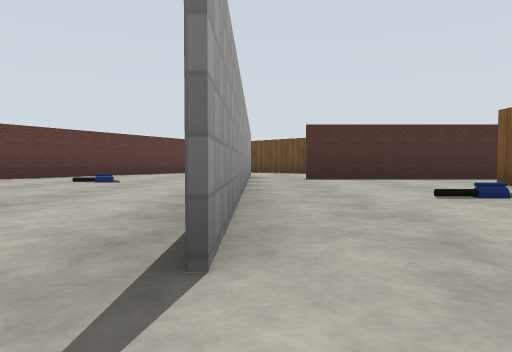
[1] (above)

19 first-person views from a walk through a robot-simulator world made for Gazebo. The camera is 0.72 m above the floor, tilts 2° down and sees 70° across. The floor is counted in squares, 2.5 m on a side. Each view is taken from the middle of a square. On the plan, view 1 faces up. The plan holds only what a view shows up to about 9 squares ahead; the rest is blank. The place goes on beyond the plan. Gazebo's built-in surfaces are drawn with simple patterns. Some stock models are drawn as simple stand-ins.

[2]
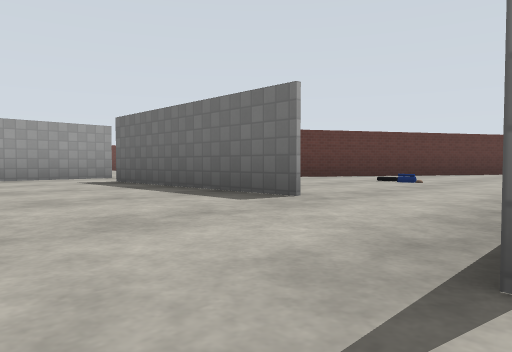

[3]
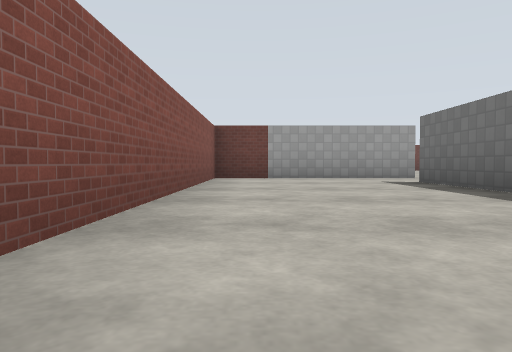

[4]
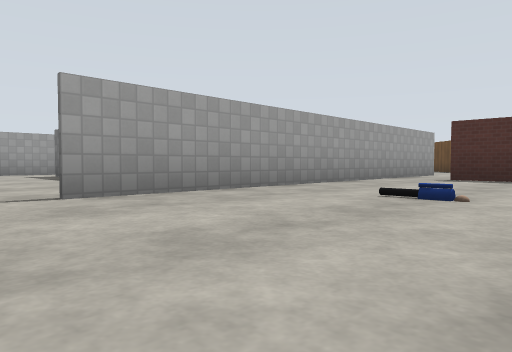

[5]
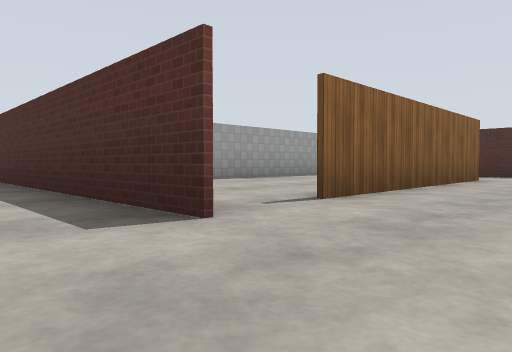

[6]
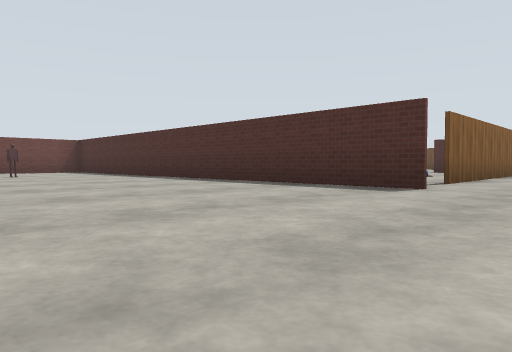

[7]
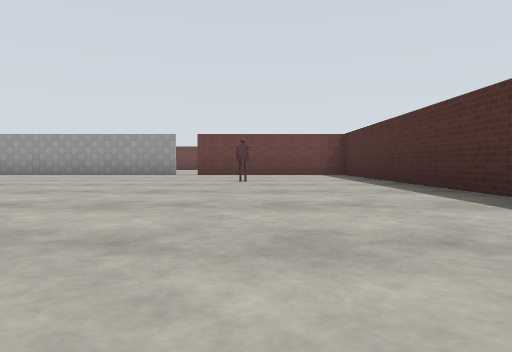

[8]
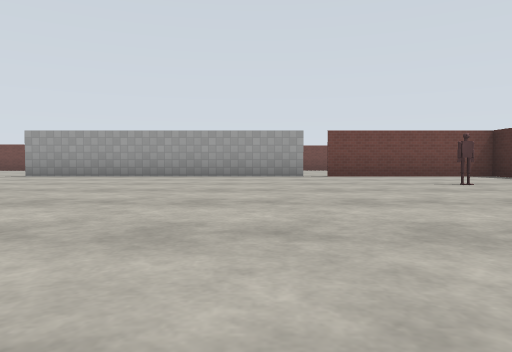

[9]
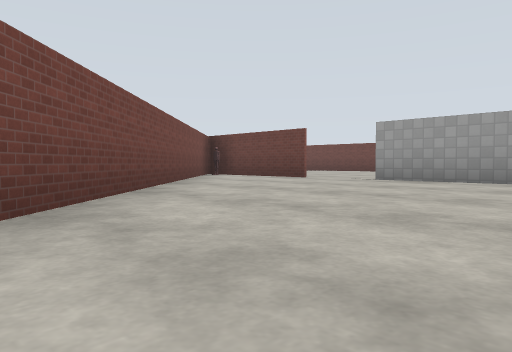

[10]
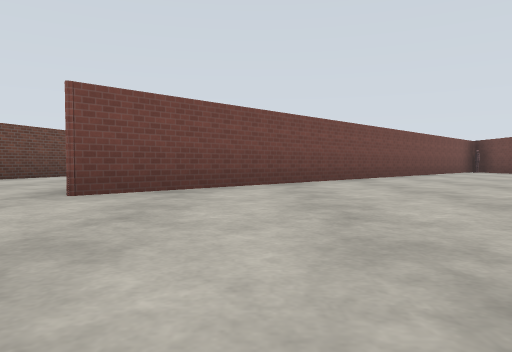

[11]
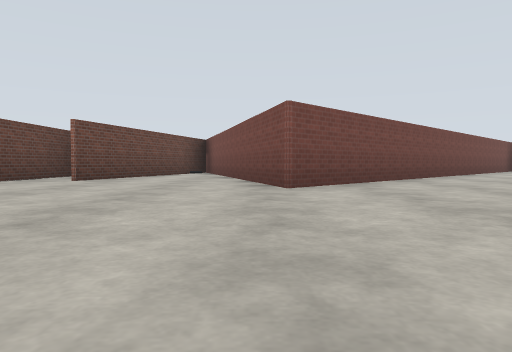

[12]
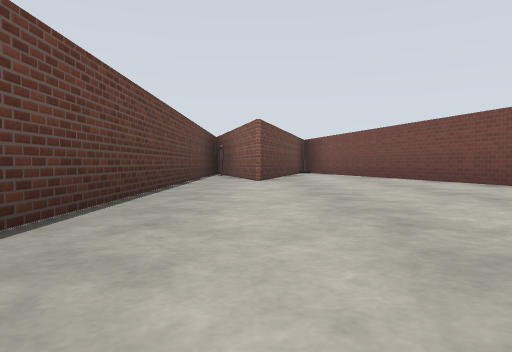

[13]
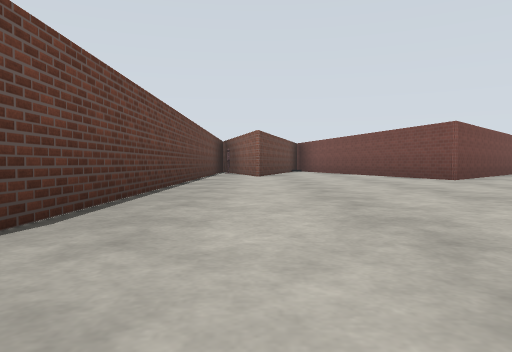

[14]
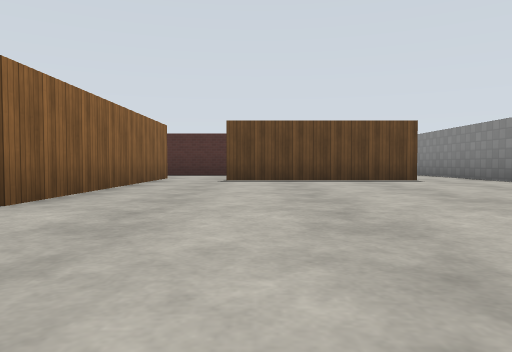

[15]
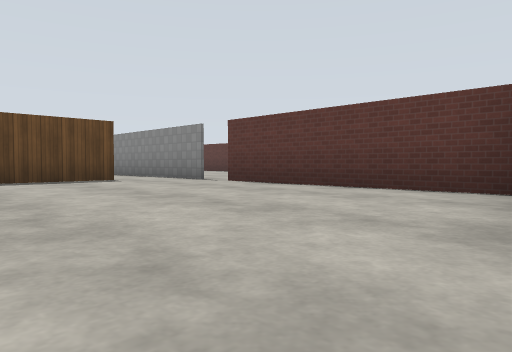

[16]
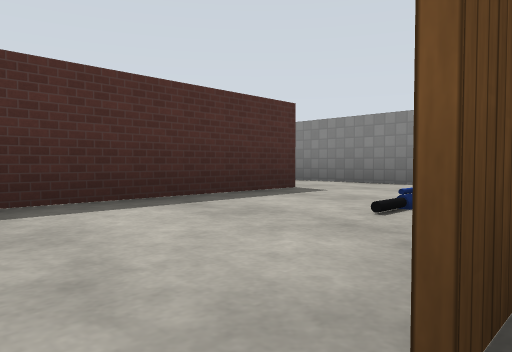

[17]
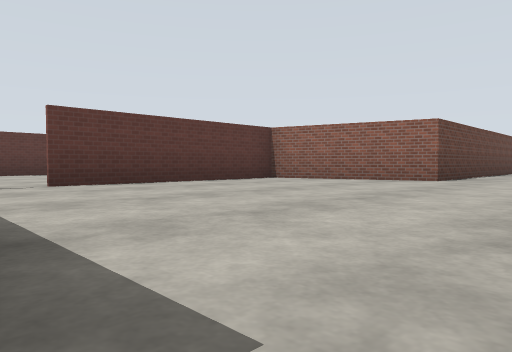

[18]
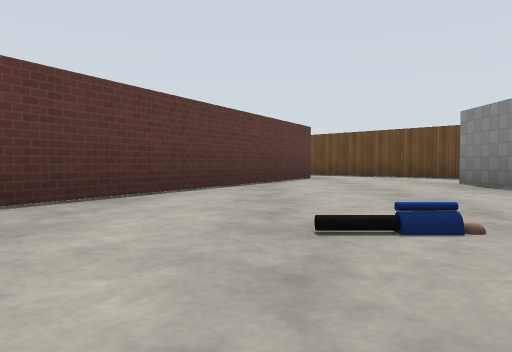

[19]
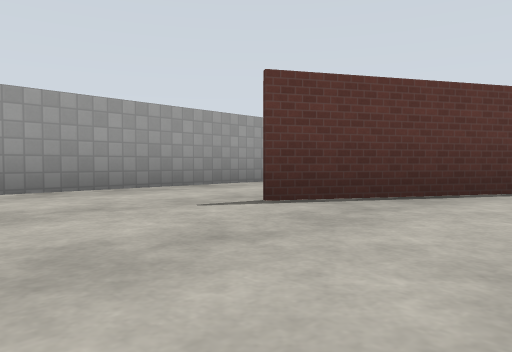

### Floor plan
Ten units are one square. View 1 is at (0, 0); x grows to the right and y downward. Boxes are objects, and circles mark ways between rooms. Rooms are numbered by the first view taken in them; rooms with no view inside come last. Other rooms are left out.
<svg viewBox="-75 -135 170 292">
<path fill="none" stroke="#000" d="M-20 -25 -56 -25M-70 8 -10 8M-70 -31 -70 11M36 -68 9 -68M-1 -71 -1 -9M-70 49 -70 111M35 8 -70 8M-70 11 -70 45M61 94 61 22M41 121 50 88M-70 125 -70 145M-64 152 16 72 29 120M61 22 90 14 90 -28M78 -41 45 -41M33 -35 33 -4M75 -68 36 -68M33 -50 33 -35M90 -32 90 -80M-2 -80 -2 -91M-70 -82 -70 -46M-19 -113 -50 -60M8 -108 -14 -130"/>
<rect x="15" y="-35" width="10" height="10" fill="#bbb"><title>person</title></rect>
<rect x="-45" y="25" width="10" height="10" fill="#bbb"><title>other object</title></rect>
<rect x="55" y="-55" width="10" height="10" fill="#bbb"><title>person</title></rect>
<rect x="-25" y="-55" width="10" height="10" fill="#bbb"><title>person</title></rect>
<circle cx="0" cy="0" r="3" fill="#2a7"/>
<circle cx="-15" cy="-30" r="3" fill="#2a7"/>
<circle cx="-60" cy="-30" r="3" fill="#2a7"/>
<circle cx="30" cy="0" r="3" fill="#2a7"/>
<circle cx="30" cy="-55" r="3" fill="#2a7"/>
<circle cx="45" cy="15" r="3" fill="#2a7"/>
<circle cx="40" cy="-40" r="3" fill="#2a7"/>
<circle cx="80" cy="-40" r="3" fill="#2a7"/>
<text x="-30" y="-10">1</text>
<text x="20" y="-30">2</text>
<text x="-10" y="60">3</text>
<text x="60" y="-10">4</text>
<text x="60" y="-50">5</text>
<text x="-30" y="-60">6</text>
</svg>
Room 1 opens to room 2. Room 1 opens to room 6. Room 2 opens to room 4. Room 2 opens to room 5. Room 3 opens to room 4. Room 4 opens to room 5.

Where each view was taken, in squares from view 1:
view 1: 0 up, 0 right, facing up
view 2: 0 up, 0 right, facing up-left
view 3: 0 up, 0 right, facing left
view 4: 0 up, 3 right, facing up-left
view 5: 2 down, 5 right, facing up-left
view 6: 5 down, 5 right, facing up-left
view 7: 3 down, 2 right, facing left
view 8: 6 down, 1 right, facing left
view 9: 8 down, 1 left, facing down-left
view 10: 4 down, 0 right, facing down
view 11: 3 down, 2 right, facing down
view 12: 3 down, 5 right, facing down
view 13: 1 down, 5 right, facing down
view 14: 2 down, 5 right, facing up
view 15: 2 down, 5 right, facing up-right
view 16: 4 up, 4 right, facing up-right
view 17: 4 up, 4 right, facing down-right
view 18: 4 up, 3 left, facing up
view 19: 4 up, 3 left, facing up-left
